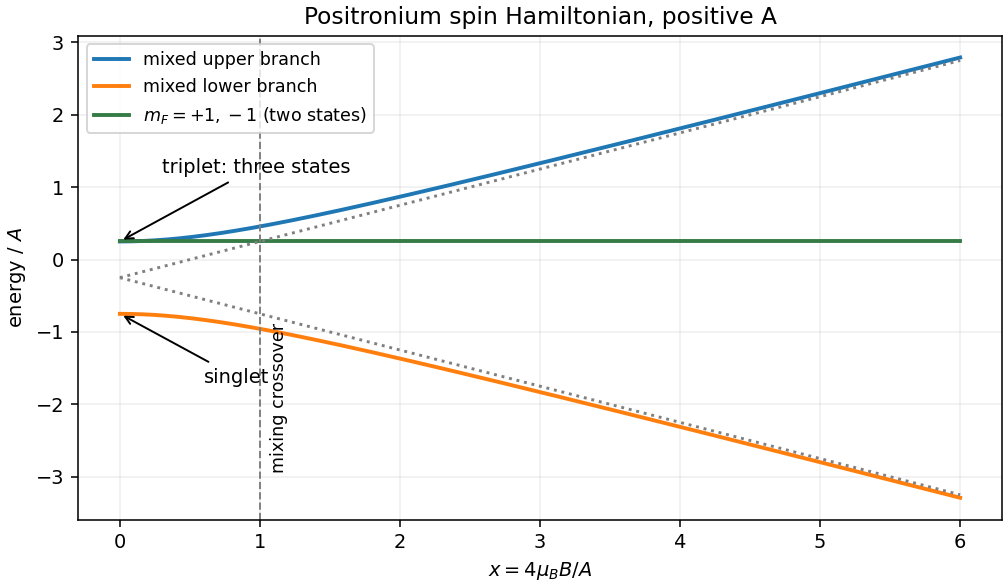

The script that drew this image:
from pathlib import Path
import numpy as np
import matplotlib
matplotlib.use('Agg')
import matplotlib.pyplot as plt

x=np.linspace(0,6,500);up=-.25+.5*np.sqrt(1+x*x);dn=-.25-.5*np.sqrt(1+x*x)
fig,ax=plt.subplots(figsize=(7.2,4.2),layout='constrained');ax.plot(x,up,lw=2,label='mixed upper branch');ax.plot(x,dn,lw=2,label='mixed lower branch');ax.plot(x,np.full_like(x,.25),lw=2,color='#367c46',label=r'$m_F=+1,-1$ (two states)');ax.plot(x,-.25+x/2,':',color='gray');ax.plot(x,-.25-x/2,':',color='gray');ax.axvline(1,color='gray',ls='--',lw=1)
ax.annotate('triplet: three states',(0,.25),(.3,1.2),arrowprops=dict(arrowstyle='->'),fontsize=10);ax.annotate('singlet',(0,-.75),(.6,-1.7),arrowprops=dict(arrowstyle='->'),fontsize=10);ax.text(1.07,-2.9,'mixing crossover',rotation=90,fontsize=9);ax.set(xlabel=r'$x=4\mu_BB/A$',ylabel=r'energy / $A$',title='Positronium spin Hamiltonian, positive A');ax.legend(loc='upper left',fontsize=9);ax.grid(alpha=.2)

fig.savefig(Path(__file__).stem+'.png',dpi=140,facecolor='white')
